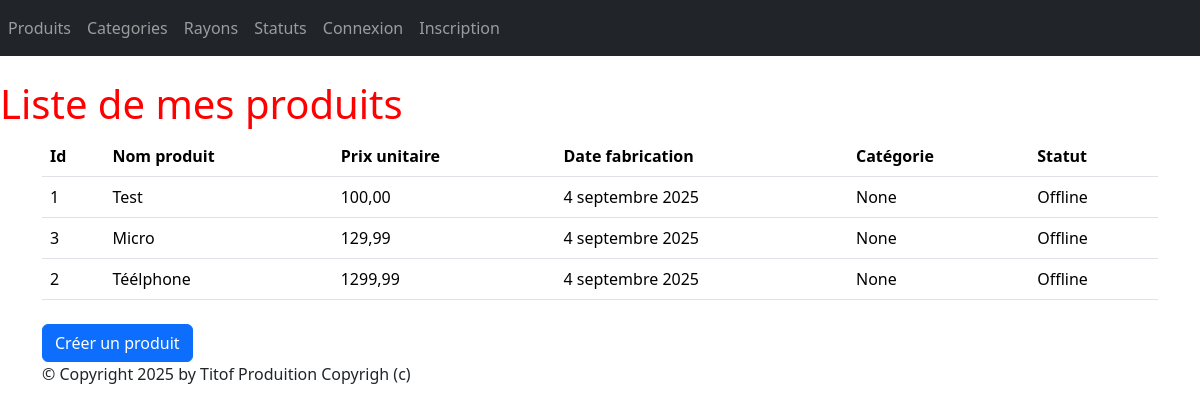
The app's page /monApp/produits/, older data.
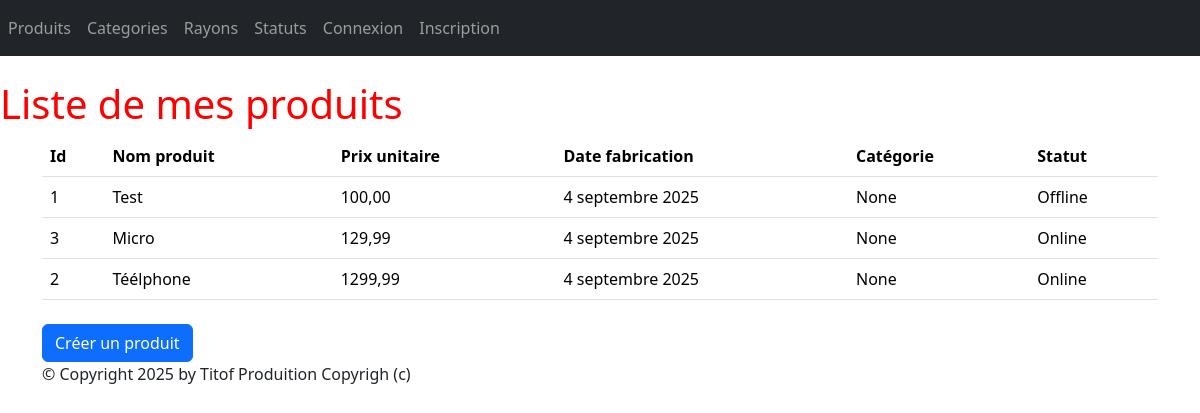
The same page, newer data.
### monApp/models.py (models this page shows, shortened)
class Produit(models.Model):
    refProd = models.AutoField(primary_key=True)
    intituleProd = models.CharField(max_length=200)
    prixUnitaireProd = models.DecimalField(max_digits=10, decimal_places=2)
    dateFabProd = models.DateField(default=date.today)
    categorie = models.ForeignKey(Categorie, on_delete=models.CASCADE, related_name="produits_categorie", null=True, blank=True)
    status = models.ForeignKey(Statut, on_delete=models.CASCADE, related_name="produits_status",null=True, blank=True)

class Statut(models.Model):
    idStatus = models.AutoField(primary_key=True)
    libelleStatus = models.CharField(max_length=100)
    def __str__(self):
        return self.libelleStatus

### monApp/views.py (the view)
# urls.py: path("produits/",views.ProduitListView.as_view(), name="lst_prdts"),
class ProduitListView(ListView):
    model = Produit
    template_name = "monApp/list_produits.html"
    context_object_name = "produits"
    def get_queryset(self) :
        return Produit.objects.order_by("prixUnitaireProd")
    def get_context_data(self, **kwargs):
        context = super(ProduitListView, self).get_context_data(**kwargs)
        context['titremenu'] = "Liste de mes produits"
        return context

### monApp/templates/monApp/list_produits.html
{% extends 'monApp/base.html' %}
{% block menu %}
<h1>{{titremenu}}</h1>
{% endblock %}
{% block contenu %}
<table class="table">
    <thead>
        <th>Id</th>
        <th>Nom produit</th>
        <th>Prix unitaire</th>
        <th>Date fabrication</th>
        <th>Catégorie</th>
        <th>Statut</th>
    </thead>
    <tbody>
        {% for prdt in produits %}
        <tr onclick="window.location.href='{% url 'dtl_prdt' prdt.refProd %}';" style="cursor:pointer;">
            <td>{{ prdt.refProd }} </td>
            <td>{{ prdt.intituleProd }} </td>
            <td>{{ prdt.prixUnitaireProd }} </td>
            <td>{{ prdt.dateFabProd }} </td>
            <td>{{ prdt.categorie }} </td>
            <td>{{ prdt.status }} </td>
        </tr>
        {% endfor %}
    </tbody>
</table>
<button onclick="window.location.href='{% url 'crt_prdt' %}';" class="btn btn-primary mt-2">Créer un produit</button>
{% endblock %}

### monApp/templates/monApp/base.html (shortened to what this page needs)
<!doctype html>
{% load static %}
{% load django_bootstrap5 %}
{% bootstrap_css %}
<html lang="fr">
<head>
    {% block styles %}
    <link rel="stylesheet" href="{% static 'styles.css' %}" />
    {% endblock %}
</head>
<body>
    {% block nav %}
    <nav class="navbar navbar-expand-md navbar-dark bg-dark mb-4">
    <div class="collapse navbar-collapse" id="navbarNav">
    <ul class="navbar-nav ml-auto">
    <li class="nav-item">
    <a class="nav-link" href="{% url 'lst_prdts' %}">Produits</a>
    </li>
    <li class="nav-item">
    <a class="nav-link" href="{% url 'lst_categories' %}">Categories</a>
    </li>
    <li class="nav-item">
    <a class="nav-link" href="{% url 'lst_rayons' %}">Rayons</a>
    </li>
    <li class="nav-item">
    <a class="nav-link" href="{% url 'lst_statuts' %}">Statuts</a>
    </li>
    {% if user.is_authenticated %}
<li class="nav-item">
<a class="nav-link" href="{% url 'logout' %}">Déconnexion</a>
</li>
{%else%}
<li class="nav-item">
<a class="nav-link" href="{% url 'login' %}">Connexion</a>
</li>
<li class="nav-item">
<a class="nav-link" href="{% url 'register' %}">Inscription</a>
</li>
{%endif%}
    </ul>
    </div>
    </nav>
    {% block menu %}{% endblock %}
    {% endblock %}
    <main role="main" class="container top-pushed">
        <div class="jumbotron">
            {% block contenu %}
            {% endblock %}
        </div>
    </main>
    <footer class="footer">
        <div class="container">
            <p>&copy; Copyright {% now "Y" %} by Titof Produition Copyrigh (c)</p>
        </div>
    </footer>
</body>
</html>

### static/styles.css (style rules this page uses)
h1 { color: red; }

Row changes from the older to the newer data that the page shows:
changed Produit "Micro": status "Offline" → "Online"
changed Produit "Téélphone": status "Offline" → "Online"
